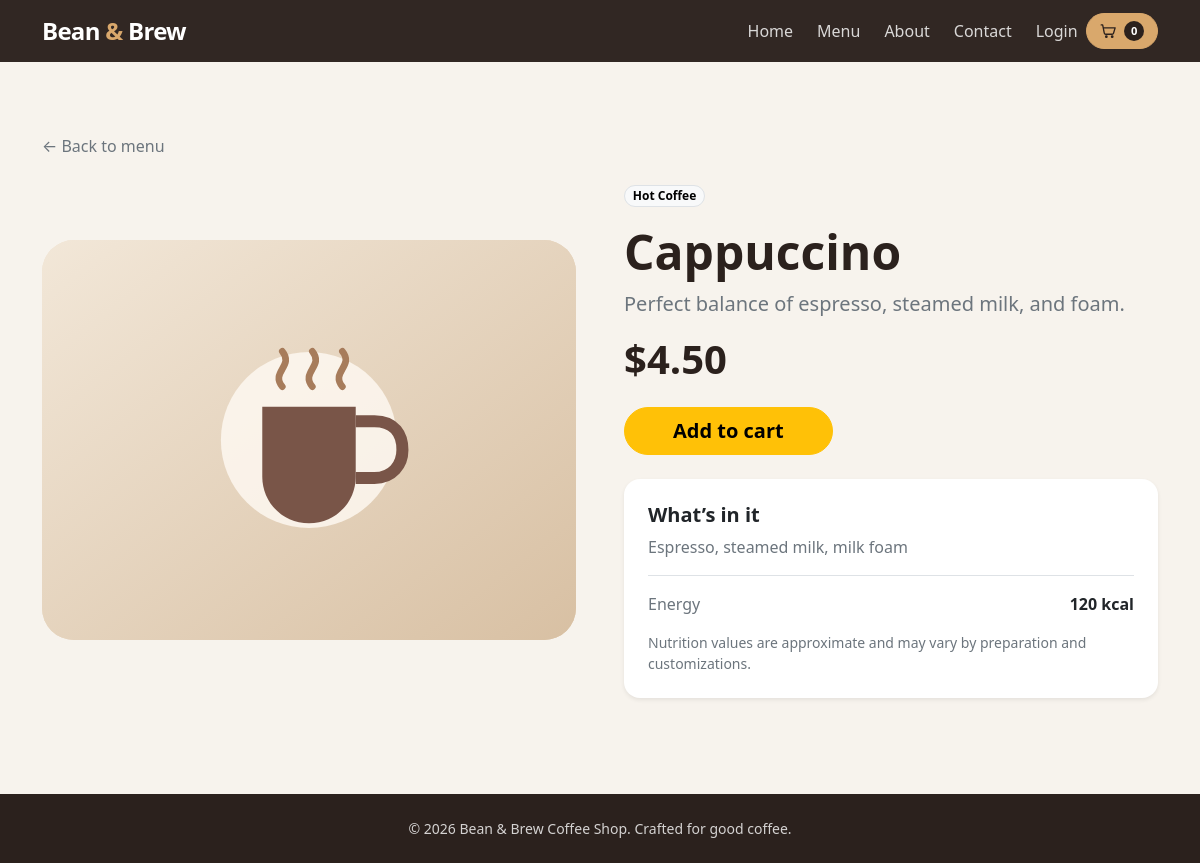
/product.php?id=2, run on the app's committed database.
### tables this page shows
CREATE TABLE coffee_items (
    id INTEGER PRIMARY KEY AUTOINCREMENT,
    name TEXT NOT NULL,
    description TEXT NOT NULL,
    price REAL NOT NULL,
    image TEXT NOT NULL
, category TEXT NOT NULL DEFAULT 'Hot Coffee', ingredients TEXT NOT NULL DEFAULT '', calories INTEGER);

### includes/config.php (called while the page is built, shortened)
<?php
function hasLocalCatalogImage($filename) {
    return is_string($filename)
        && preg_match('/\A[a-zA-Z0-9._-]+\.(?:jpe?g|png|webp|gif)\z/i', $filename) === 1
        && is_file(__DIR__ . '/../public/assets/images/' . $filename);
}
function catalogImageUrl($filename) {
    return 'assets/images/product-placeholder.svg';
}

### public/product.php (the view, shortened to what this page needs)
<?php
require_once "../includes/config.php";
$item_id = filter_input(INPUT_GET, 'id', FILTER_VALIDATE_INT);
$stmt = $pdo->prepare("SELECT id, name, description, price, image, category, ingredients, calories FROM coffee_items WHERE id = ?");
$stmt->execute([$item_id ?: 0]);
$item = $stmt->fetch();
include "../includes/header.php";
?>
<section class="container py-5">
    <a class="text-decoration-none text-secondary d-inline-block mb-4" href="menu.php">&larr; Back to menu</a>
    <div class="row g-5 align-items-center">
        <div class="col-lg-6">
            <div class="product-art ratio ratio-4x3 rounded-5" aria-hidden="true">
                <img src="<?php echo htmlspecialchars(catalogImageUrl($item['image']), ENT_QUOTES, 'UTF-8'); ?>" alt="" class="w-100 h-100 object-fit-cover rounded-5">
            </div>
        </div>
        <div class="col-lg-6">
            <span class="badge rounded-pill text-bg-light border mb-3"><?php echo htmlspecialchars($item['category']); ?></span>
            <h1 class="display-5 fw-bold"><?php echo htmlspecialchars($item['name']); ?></h1>
            <p class="lead text-secondary"><?php echo htmlspecialchars($item['description']); ?></p>
            <p class="display-6 fw-semibold mb-4">$<?php echo number_format($item['price'], 2); ?></p>
            <form action="cart_handler.php" method="POST" class="js-cart-form mb-4">
                <button class="btn btn-warning btn-lg rounded-pill px-5 fw-semibold" type="submit">Add to cart</button>
            </form>
            <div class="card border-0 shadow-sm rounded-4">
                <div class="card-body p-4">
                    <h2 class="h5 fw-bold">What’s in it</h2>
                    <p class="text-secondary"><?php echo htmlspecialchars($item['ingredients'] ?: 'Ask our baristas for ingredient details.'); ?></p>
                    <div class="d-flex justify-content-between border-top pt-3">
                        <span class="text-secondary">Energy</span>
                        <span class="fw-semibold"><?php echo $item['calories'] === null ? 'Not listed' : (int)$item['calories'] . ' kcal'; ?></span>
                    </div>
                    <p class="small text-secondary mt-3 mb-0">Nutrition values are approximate and may vary by preparation and customizations.</p>
                </div>
            </div>
        </div>
    </div>
</section>
<?php include "../includes/footer.php"; ?>

### includes/header.php (style rules this page uses)
:root { --coffee-ink: #2b211d; --coffee-brown: #56392d; --coffee-gold: #d9a86c; --coffee-cream: #f7f3ed; }
body { background: var(--coffee-cream); color: var(--coffee-ink); min-height: 100vh; display: flex; flex-direction: column; }
.product-art { min-height: 150px; display: grid; place-items: center; background: linear-gradient(135deg, #efe2d1, #dfc5a5); font-size: 4rem; }

### data on the page
coffee_items: category "Hot Coffee", name "Cappuccino", description "Perfect balance of espresso, steamed milk, and foam.", price "4.50", ingredients "Espresso, steamed milk, milk foam", calories "120"
